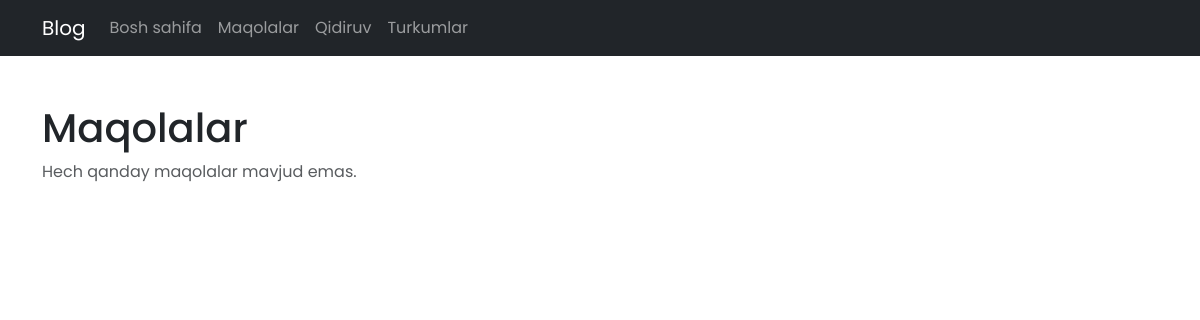
Page /maqolalar/ on the earlier database version.
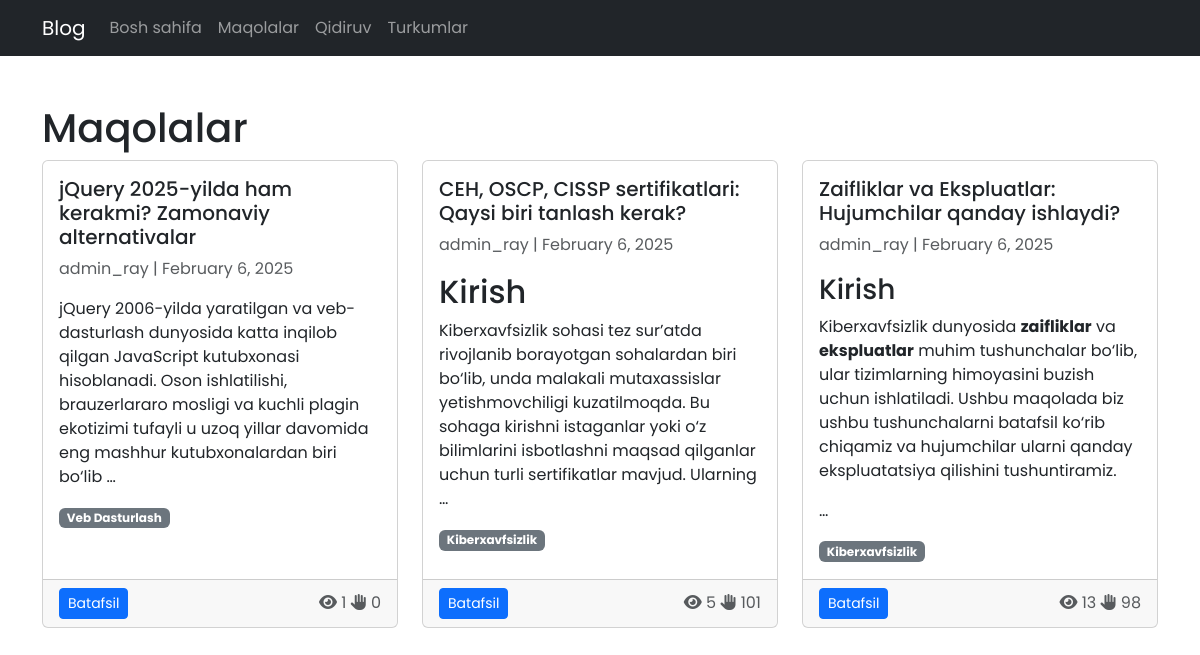
Same page on the later database version.
### main/models.py (models this page shows, shortened)
class Post(models.Model):
	title = models.CharField(max_length=255)  # title
	content = models.TextField()  # content
	author = models.ForeignKey(User, on_delete=models.CASCADE, related_name='posts')  # author
	category = models.ForeignKey(Category, on_delete=models.SET_NULL, null=True, related_name='posts')  # category
	tags = models.ManyToManyField(Tag, related_name='posts', blank=True)  # tags
	sources = models.TextField(blank=True, null=True)  # sources
	created_at = models.DateTimeField(auto_now_add=True)  # created date
	updated_at = models.DateTimeField(auto_now=True)  # updated date
	is_published = models.BooleanField(default=True)  # is publish
	claps = models.PositiveIntegerField(default=0)  # claps
	views = models.PositiveIntegerField(default=0)  # view
	class Meta:
		verbose_name = 'Post'
		verbose_name_plural = 'Posts'
		ordering = ['-created_at']
	def get_markdown_content(self):
		raw_html = markdown.markdown(self.content, extensions=['extra'])
		allowed_tags = ['p', 'a', 'b', 'i', 'strong', 'em', 'ul', 'ol', 'li', 'code',
			'img', 'h1', 'h2', 'h3', 'h4', 'h5', 'h6', 'hr', 'br', 'pre']
		allowed_attributes = {
			'a': ['href', 'title'],
			'img': ['src', 'alt', 'width', 'height']
		}
		return bleach.clean(raw_html, tags=allowed_tags, attributes=allowed_attributes)

class Category(models.Model):
	class Meta:
		verbose_name = 'Category'
		verbose_name_plural = 'Categories'
		ordering = ['name']
	name = models.CharField(max_length=150, unique=True)  # name
	slug = models.SlugField(max_length=150, blank=True, unique=True)  # category

### main/views.py (the view)
# urls.py: path('maqolalar/', views.posts, name='posts'),
def posts(request):
	posts = Post.objects.filter(is_published=True)
	return render(request, 'posts.html', {'posts': posts})

### templates/posts.html (shortened to what this page needs)
{% extends 'base.html' %}
{% block content %}
<h1>Maqolalar</h1>
{% if posts %}
<div class="row">
    {% for post in posts %}
    <div class="col-md-6 col-lg-4 mb-4">
        <div class="card h-100">
            <div class="card-body">
                <h5 class="card-title">
                    <a class="text-decoration-none text-dark" href="{% url 'post' post.pk %}">
                        {{ post.title }}
                    </a>
                </h5>
                <p class="card-text text-muted">
                    {{ post.author.username }} | {{ post.created_at|date:"F j, Y" }}
                </p>
                <p class="card-text">
                    {{ post.get_markdown_content|safe|truncatewords:30 }}
                </p>
                <div class="">
                    <span class="badge bg-secondary">{{ post.category.name }}</span>
                </div>
            </div>
            <div class="card-footer d-flex justify-content-between align-items-center">
                <a href="{% url 'post' post.pk %}" class="btn btn-sm btn-primary">Batafsil</a>
                <div class="">
                    <span class="text-muted">
                        <i class="fas fa-eye"></i> {{ post.views }}
                    </span>
                    <span class="text-muted">
                        <i class="fas fa-hand-paper"></i> {{ post.claps }}
                    </span>
                </div>
            </div>
        </div>
    </div>
    {% endfor %}
</div>
{% else %}
<p class="text-muted">Hech qanday maqolalar mavjud emas.</p>
{% endif %}
{% endblock %}

Differences in the rows shown:
added Post: title "jQuery 2025-yilda ham kerakmi? Zamonaviy alternativalar", author.username "admin_ray", created_at "February 6, 2025", get_markdown_content "jQuery 2006-yilda yaratilgan va veb-dasturlash dunyosida katta inqilob qilgan JavaScript kutubxonasi hisoblanadi. Oson ishlatilishi, brauzerlararo mosligi va kuchli plagin ekotizimi tufayli u uzoq yillar davomida eng mashhur kutubxonalardan biri bo‘lib …", category.name "Veb Dasturlash", views "1", claps "0"
added Post: title "CEH, OSCP, CISSP sertifikatlari: Qaysi biri tanlash kerak?", author.username "admin_ray", created_at "February 6, 2025", get_markdown_content "Kirish Kiberxavfsizlik sohasi tez sur’atda rivojlanib borayotgan sohalardan biri bo‘lib, unda malakali mutaxassislar yetishmovchiligi kuzatilmoqda. Bu sohaga kirishni istaganlar yoki o‘z bilimlarini isbotlashni maqsad qilganlar uchun turli sertifikatlar mavjud. Ularning …", category.name "Kiberxavfsizlik", views "5", claps "101"
added Post: title "Zaifliklar va Ekspluatlar: Hujumchilar qanday ishlaydi?", author.username "admin_ray", created_at "February 6, 2025", get_markdown_content "Kirish Kiberxavfsizlik dunyosida zaifliklar va ekspluatlar muhim tushunchalar bo‘lib, ular tizimlarning himoyasini buzish uchun ishlatiladi. Ushbu maqolada biz ushbu tushunchalarni batafsil ko‘rib chiqamiz va hujumchilar ularni qanday ekspluatatsiya qilishini tushuntiramiz. …", category.name "Kiberxavfsizlik", views "13", claps "98"
Other differences:
text no longer shown: "Hech qanday maqolalar mavjud emas."
